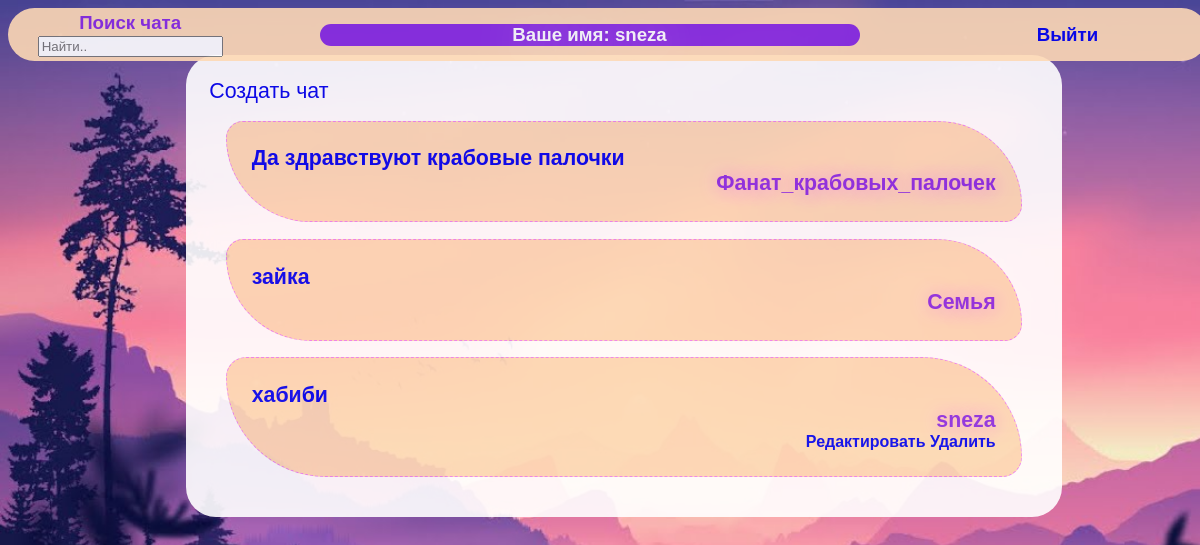
/chat-list/ (signed in), run on the app's committed database.
### chat/models.py (models this page shows, shortened)
class Chat(models.Model):
    author = models.ForeignKey(User, on_delete=models.SET_NULL, null=True, blank=True)
    name = models.CharField(max_length=200)
    text = models.TextField(null=True, blank=True)
    date = models.DateTimeField(auto_now=True)
    class Meta:
        ordering = ['-date']

### chat/views.py (the view)
# urls.py: path("chat-list/", views.index, name = 'index'),
@login_required(login_url='log-in')
def index(request):
    find = request.GET.get('find') if request.GET.get('find') != None else '' ###########
    chats = Chat.objects.filter(name__icontains=find)
    context = {'chats':chats,
               'find':find}
    return render(request, 'chat/index.html', context)

### chat/templates/chat/index.html (shortened to what this page needs)
{% extends 'base.html' %}
{% load static %}
{% block content %}
  <div class="menu">
    <a href="{% url 'create-chat' %}">Создать чат</a>
    {% for chat in chats %}
      <div class="menu-elements">
          <div>
              <a href="{% url 'chat' chat.id %}"> {{chat.name}}</a>
          </div>
          <div class="name-author-chat">{{chat.author.username}}</div>
      {% if request.user == chat.author %}
          <div class="create-delete">
          <a href="{% url 'chat-up' chat.id %}">Редактировать</a>
          <a href="{% url 'delete-chat' chat.id %}">Удалить</a>
          </div>
      {% endif %}
      </div>
    {% endfor %}
  </div>
{% endblock content %}

### chat/templates/base.html (shortened to what this page needs)
<!DOCTYPE html>
{% load static %}
<html lang="ru">
<head>
    <link rel="stylesheet" type="text/css" href="{% static 'chat.css' %}">
</head>
<body>
     {% if request.user.is_authenticated %}
     <table class="nav">
         <tr>
             <td class="find">
                 <form method="GET" action="{% url 'index' %}">
                     <label>Поиск чата</label>
                     <input type="text" name="find" placeholder="Найти..">
                 </form>
            </td>
             <td>
                 <p class="user-name"> Ваше имя: {{request.user}}</p>
             </td>
             <td>
                 <div class="exit">
                     <a href="{% url 'log-out' %}"> Выйти </a>
                 </div>
            </td>
        </tr>
    </table>
     {% endif %}
    {% block content %}
    {% endblock content%}
</body>
</html>

### static/chat.css (style rules this page uses)
body { background-image: url(image/fon-chat.jpg); background-repeat: no-repeat; background-attachment: fixed; background-size: cover; text-shadow: 5px 5px 50px white; font-size: 16pt; font-family:Century Gothic,Verdana, Geneva, Tahoma, sans-serif; transition: .5s ease-in-out; }
.menu,.chat,.create-form,.del-message,.delete-chat,.log-user,.reg-user { display:inline-block; align-items: center; justify-content: center; width:70%; margin-left:15%; margin-top: 4%; background-color:white; opacity: 0.9; filter: alpha(opacity = 90); padding:2%; border-radius: 30px; font-weight:500; }
.menu-elements { text-shadow: 1px 1px 20px violet; font-weight:700; align-items: center; justify-content: center; border: 1px dashed violet; border-radius: 30px 150px 30px 150px; background-color:#FDD9B5; padding: 3%; margin: 2%; }
.name-author-chat, .name-reg,.name-log { text-align:right; color:blueviolet; }
.create-delete { text-align: right; color:blueviolet; font-size: 12pt; }
.exit { font-size: 14pt; margin: 1%; padding: 1%; }
.nav { position: fixed; background-color: #FDD9B5; border-radius: 30px; color: blueviolet; text-align:center; font-weight: 900; width: 100%; z-index:999; padding: 0.1%; margin: 0; opacity: 0.9; min-height:1.5%; font-size: 14pt; }
a:link, a:visited, a:active, a { text-decoration: none; transition-duration: 0.5s; text-shadow: 1px 1px 500px white; }
.find { width:20%; }
.user-name { background-color: blueviolet; color:white; border-radius:150px; margin: 0 10%; }

### data on the page
Chat: name "Да здравствуют крабовые палочки", author.username "Фанат_крабовых_палочек"
Chat: name "зайка", author.username "Семья"
Chat: name "хабиби", author.username "sneza", shows "Редактировать"

### other printed values
{{ request.user }} "sneza"
